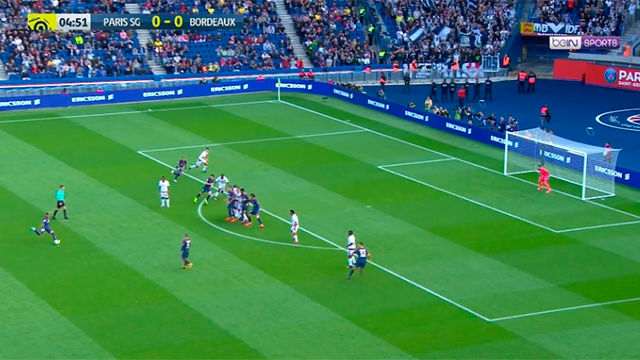
#> input picture Homography/images/1506794586593.jpg, 640 x 360 px
$ python -i soccerHomography.py   (imports and definitions only)
#> lines starting #> are read from the running program, lines starting #| are printed output that depends on the picture; after the words box and inside, x2 and y2 are one past the last pixel; in counts of white or black regions, pixels touching at a corner belong together
#> further down, picture is the input picture: shape (360, 640, 3); mean B, G, R 88.1, 128, 60.9
import numpy as np
import cv2
import math
import sys

pointsImage = np.array([[1,1]])
pointsField = np.array([[1,1]])

# [44 lines left out: functions openImage, SelectFedPoints, getPointsImg, getPointsField, not called in this run]

def segmentField(img):
    hsvImg = cv2.cvtColor(img, cv2.COLOR_BGR2HSV)
#> hsvImg: shape (360, 640, 3); mean H, S, V 78.4, 164.6, 146
	#Define color ranges
    darkGreen = (40,85,50)
    lightGreen = (70, 255, 255)
	#Obtain masks
    mask = cv2.inRange(hsvImg, darkGreen, lightGreen)
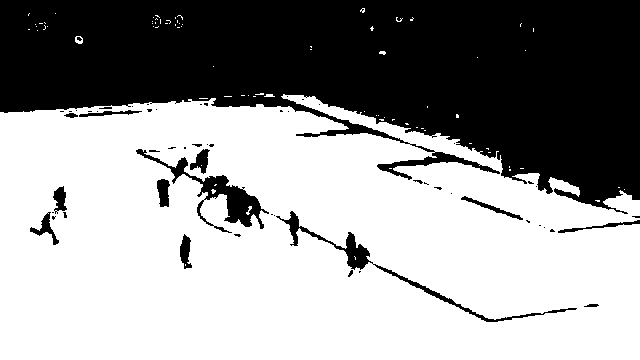
#> mask: shape (360, 640); 60.5% white; 57 black regions (40 under 20 px), largest, box (x1, y1, x2, y2) and area: (0, 0, 640, 214) 84927, (136, 149, 269, 233) 2038, (276, 211, 577, 322) 1648
    mask_inv = cv2.bitwise_not(mask)
	#Apply masks
    imgWithMask = cv2.bitwise_and(img, img, mask = mask) #Grass
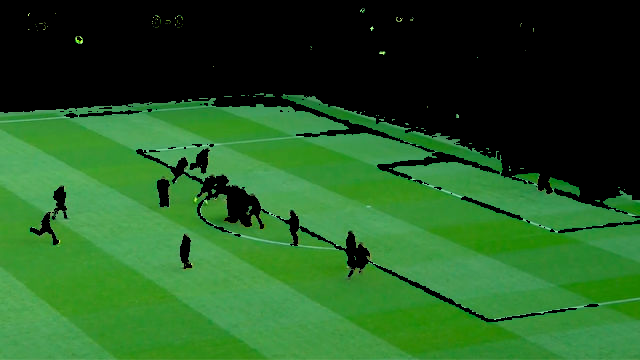
#> imgWithMask: shape (360, 640, 3); mean B, G, R 35.8, 90.2, 36.3
    imgWithInvMask = cv2.bitwise_and(img, img, mask = mask_inv)#Players
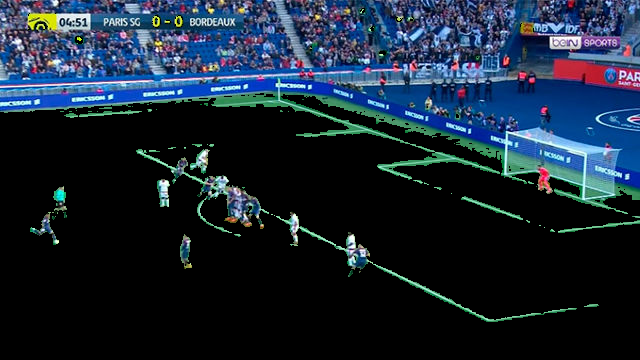
#> imgWithInvMask: shape (360, 640, 3); mean B, G, R 52.3, 37.8, 24.7
    return imgWithMask, imgWithInvMask, mask, mask_inv

# [114 lines left out: functions joingImages, addText, freeKick, offSideLine, not called in this run]

"""
To run this script:
    python soccerHomography.py freekick EnglandGoal.jpg soccer-field-sizes.png
"""
# [28 lines left out: function main, not called in this run]

# [2 lines not run here, left out]

>>> import cv2
>>> picture = cv2.imread('images/1506794586593.jpg')
>>> result = segmentField(picture)

$ run again, on Homography/images/DY_PNT9UQAAfosD.jpg
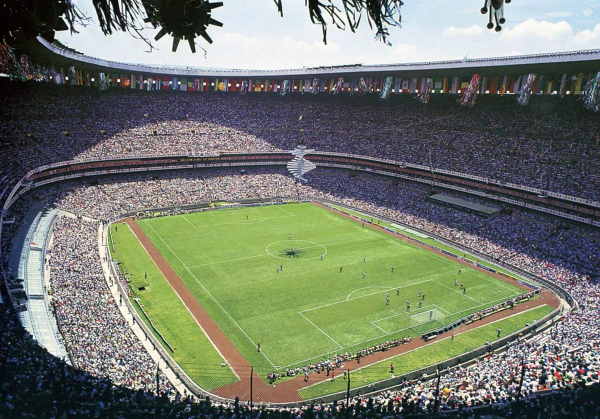
#> input picture Homography/images/DY_PNT9UQAAfosD.jpg, 1200 x 838 px (shown at 1/2 size)
#> picture is the input picture: shape (838, 1200, 3); mean B, G, R 108.2, 120.9, 114.6
#> hsvImg: shape (838, 1200, 3); mean H, S, V 80.9, 71.9, 130.1
#> in segmentField, `mask = cv2.inRange(hsvImg, darkGreen, lightGreen)`:
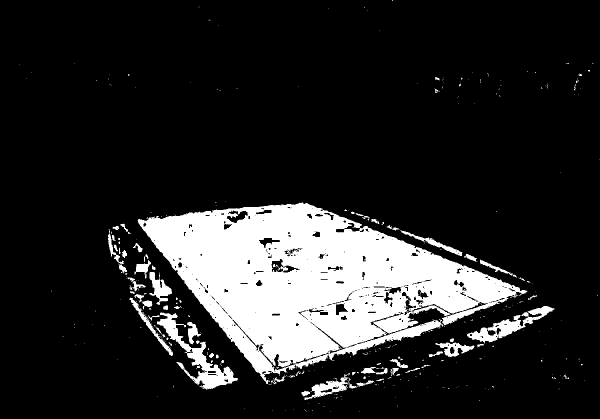
#> mask: shape (838, 1200) (shown at 1/2 size); 15.9% white; 393 white regions (325 under 20 px), largest, box (x1, y1, x2, y2) and area: (275, 405, 1055, 768) 137652, (314, 625, 476, 780) 5495, (934, 612, 1109, 687) 3415
#> in segmentField, `imgWithInvMask = cv2.bitwise_and(img, img, mask = mask_inv)#Players`:
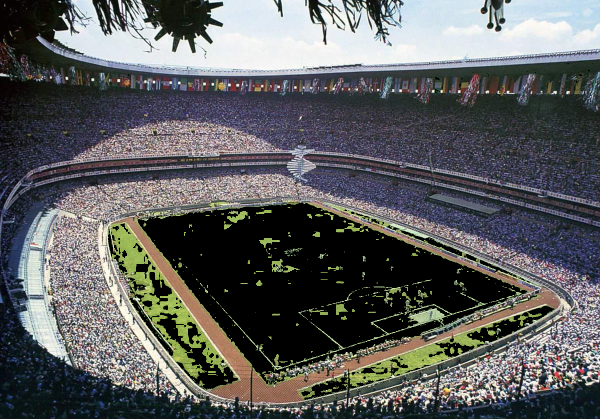
#> imgWithInvMask: shape (838, 1200, 3) (shown at 1/2 size); mean B, G, R 93.9, 93.5, 92.4

$ run again, on Homography/images/England.webp
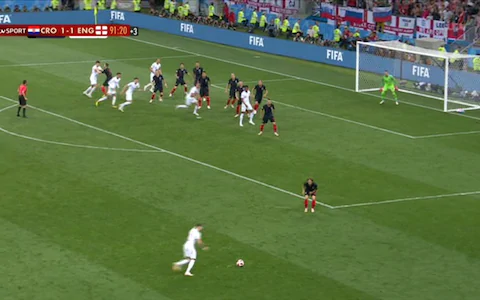
#> input picture Homography/images/England.webp, 480 x 300 px
#> picture is the input picture: shape (300, 480, 3); mean B, G, R 71, 115.6, 92.7
#> hsvImg: shape (300, 480, 3); mean H, S, V 54.4, 121.6, 121
#> in segmentField, `mask = cv2.inRange(hsvImg, darkGreen, lightGreen)`:
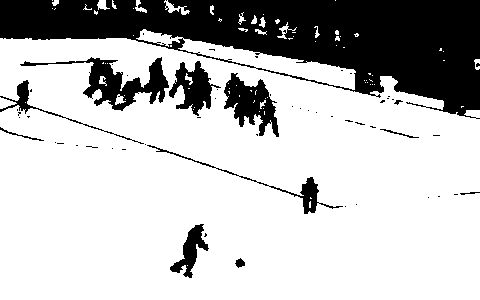
#> mask: shape (300, 480); 74.9% white; 58 black regions (46 under 20 px), largest, box (x1, y1, x2, y2) and area: (0, 0, 480, 119) 28184, (20, 57, 169, 111) 2339, (224, 73, 279, 137) 1771
#> in segmentField, `imgWithInvMask = cv2.bitwise_and(img, img, mask = mask_inv)#Players`:
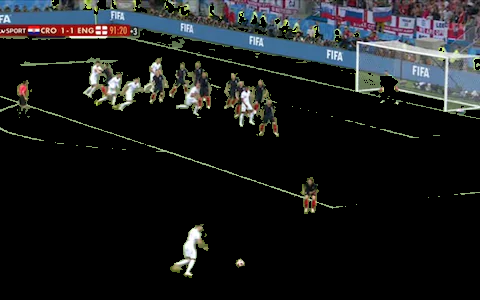
#> imgWithInvMask: shape (300, 480, 3); mean B, G, R 28.8, 27.8, 26.2
